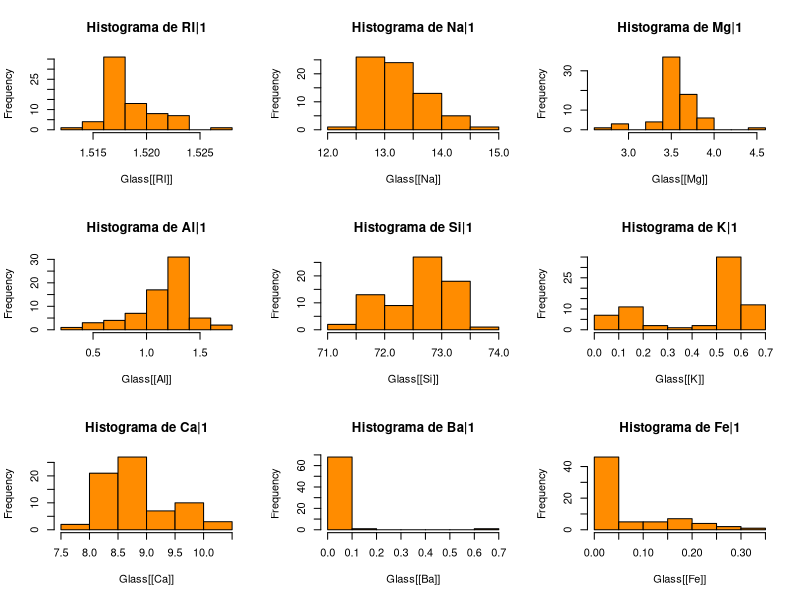
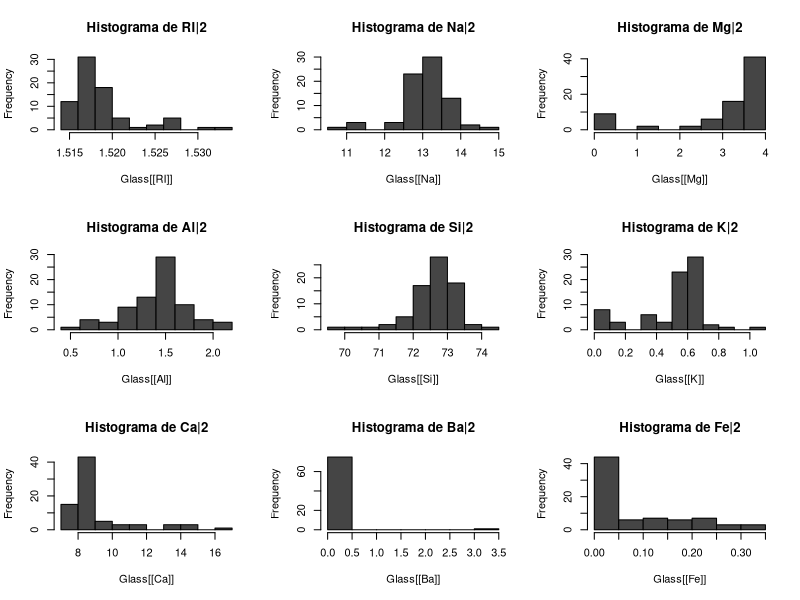
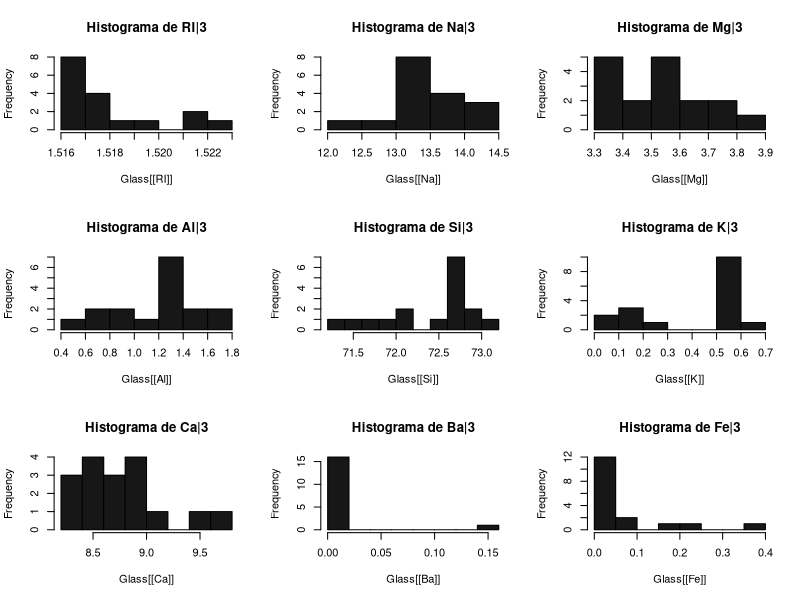
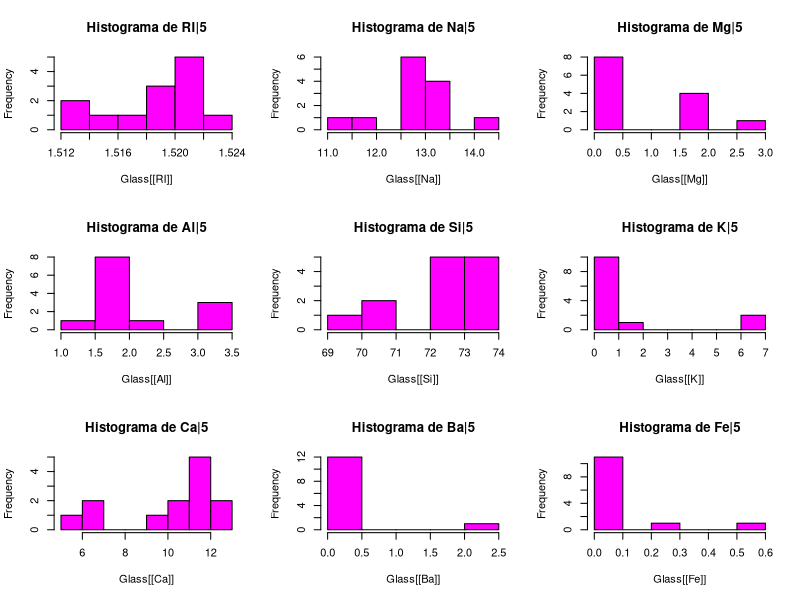
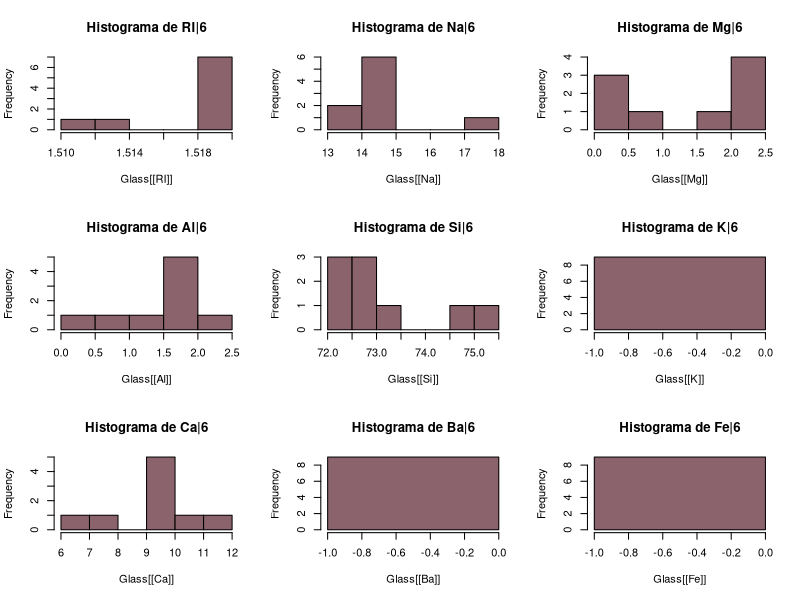
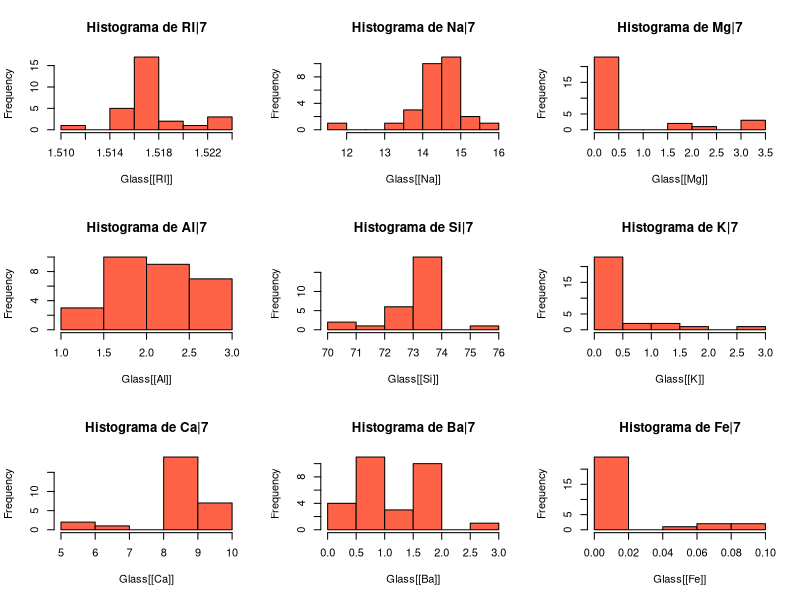

These figures' R source, in order:
library(mlbench)
library(e1071)
data("Glass")

par(mfrow = c(3, 3))

for (i in as.numeric(levels(Glass$Type))) {
  for (j in names(Glass[-10])) {
    hist(Glass[as.character(Glass$Type)==i, j], main=stringi::stri_join("Histograma de ", j, "|", i), xlab=stringi::stri_join("Glass[[", j, "]]"), col=colours()[i*90])
  }
  invisible(readline(prompt="Tecle [Enter] para continuar"))
}

meanD = data.frame()
for (i in levels(Glass$Type)) {
  aux = data.frame(list(RI=mean(Glass[as.character(Glass$Type)==i, "RI"]),
                        Na=mean(Glass[as.character(Glass$Type)==i, "Na"]),
                        Mg=mean(Glass[as.character(Glass$Type)==i, "Mg"]),
                        Al=mean(Glass[as.character(Glass$Type)==i, "Al"]),
                        Si=mean(Glass[as.character(Glass$Type)==i, "Si"]),
                        K =mean(Glass[as.character(Glass$Type)==i, "K" ]),
                        Ca=mean(Glass[as.character(Glass$Type)==i, "Ca"]),
                        Ba=mean(Glass[as.character(Glass$Type)==i, "Ba"]),
                        Fe=mean(Glass[as.character(Glass$Type)==i, "Fe"])))
  meanD = rbind(meanD, aux)
}
rownames(meanD) <- c("Tipo 1", "Tipo 2", "Tipo 3", "Tipo 5", "Tipo 6", "Tipo 7")

sdD = data.frame()
for (i in levels(Glass$Type)) {
  aux = data.frame(list(RI=sd(Glass[as.character(Glass$Type)==i, "RI"]),
                        Na=sd(Glass[as.character(Glass$Type)==i, "Na"]),
                        Mg=sd(Glass[as.character(Glass$Type)==i, "Mg"]),
                        Al=sd(Glass[as.character(Glass$Type)==i, "Al"]),
                        Si=sd(Glass[as.character(Glass$Type)==i, "Si"]),
                        K =sd(Glass[as.character(Glass$Type)==i, "K" ]),
                        Ca=sd(Glass[as.character(Glass$Type)==i, "Ca"]),
                        Ba=sd(Glass[as.character(Glass$Type)==i, "Ba"]),
                        Fe=sd(Glass[as.character(Glass$Type)==i, "Fe"])))
  sdD = rbind(sdD, aux)
}
rownames(sdD) <- c("Tipo 1", "Tipo 2", "Tipo 3", "Tipo 5", "Tipo 6", "Tipo 7")

skewnessD = data.frame()
for (i in levels(Glass$Type)) {
  aux = data.frame(list(RI=skewness(Glass[as.character(Glass$Type)==i, "RI"]),
                        Na=skewness(Glass[as.character(Glass$Type)==i, "Na"]),
                        Mg=skewness(Glass[as.character(Glass$Type)==i, "Mg"]),
                        Al=skewness(Glass[as.character(Glass$Type)==i, "Al"]),
                        Si=skewness(Glass[as.character(Glass$Type)==i, "Si"]),
                        K =skewness(Glass[as.character(Glass$Type)==i, "K" ]),
                        Ca=skewness(Glass[as.character(Glass$Type)==i, "Ca"]),
                        Ba=skewness(Glass[as.character(Glass$Type)==i, "Ba"]),
                        Fe=skewness(Glass[as.character(Glass$Type)==i, "Fe"])))
  skewnessD = rbind(skewnessD, aux)
}
rownames(skewnessD) <- c("Tipo 1", "Tipo 2", "Tipo 3", "Tipo 5", "Tipo 6", "Tipo 7")

meanD; sdD; skewnessD
